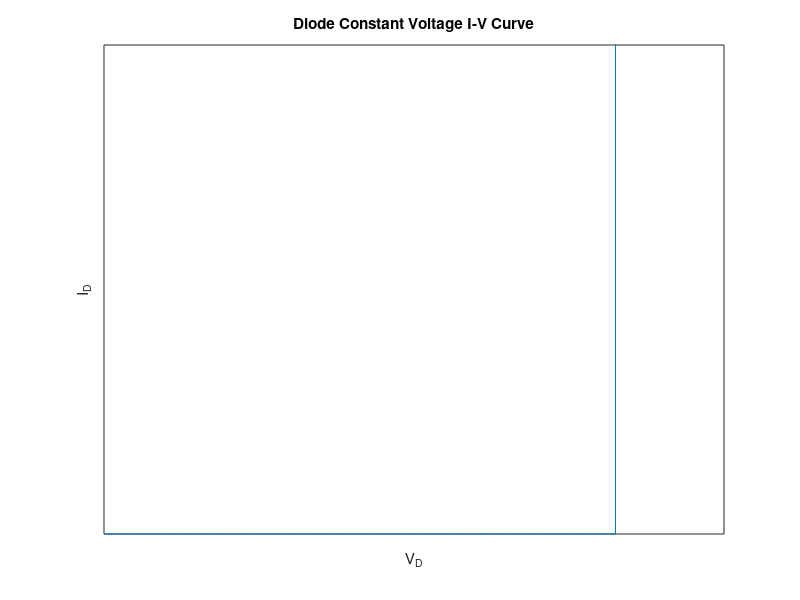

Write the MATLAB code that produced this figure.
v=linspace(-3,2,100);
id=zeros(1,100);
id(100)=10000;
plot(v,id)
title('Diode Constant Voltage I-V Curve')
xlabel('V_D')
ylabel('I_D')
axis([-3 3 0 10])
set(gca,'XTick',[], 'YTick', [])
waitforbuttonpress ()
print(1,strcat("../images/",mfilename(),".pdf"),"-dpdf","-S200,200")